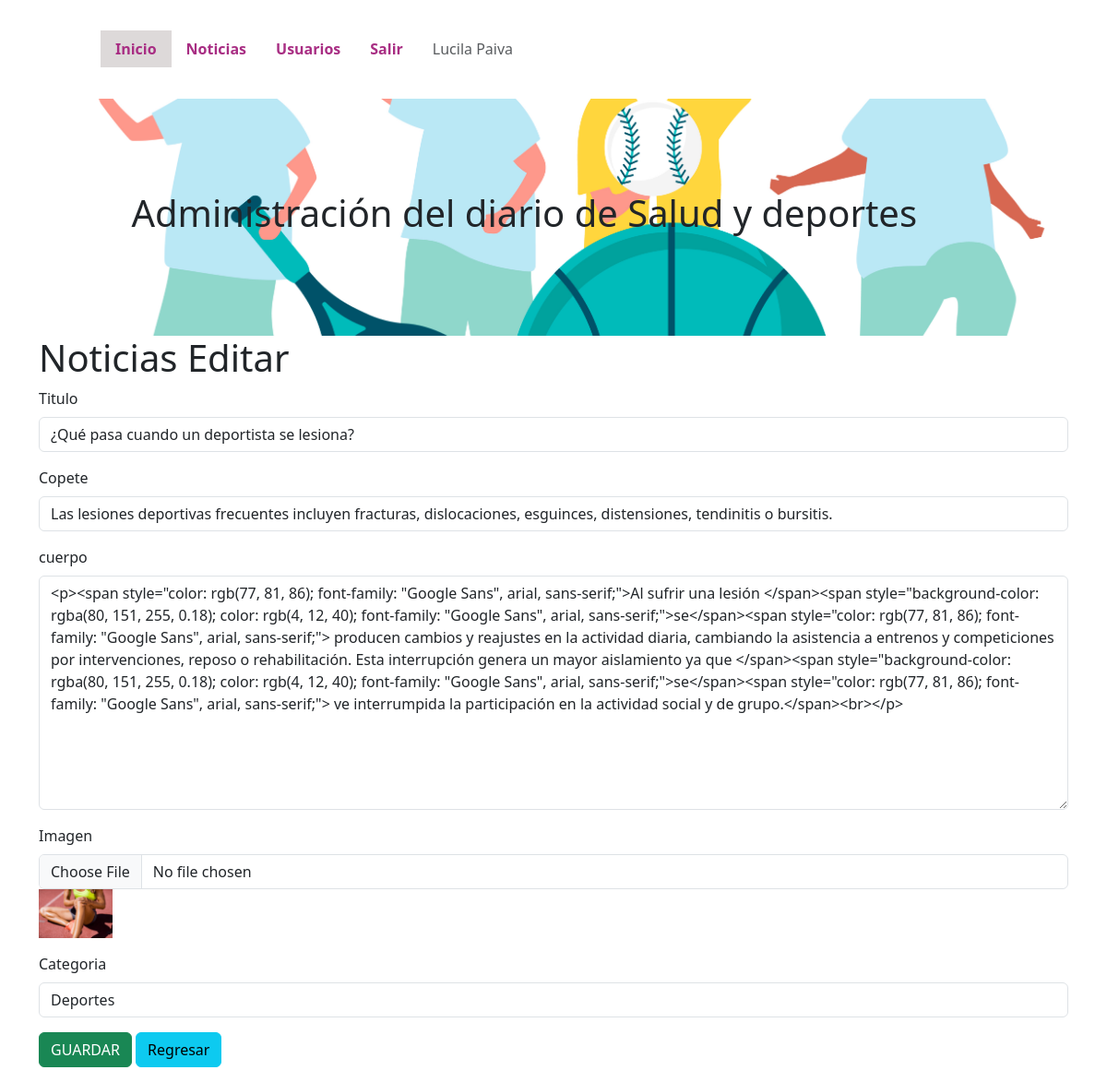
The page /admin/noticias_editar.php?id_noticia=33 (signed in) on the database its author committed.
### tables this page shows
CREATE TABLE `noticias` (
  `id_noticia` int(11) NOT NULL,
  `id_usuario` int(11) NOT NULL,
  `titulo` text NOT NULL,
  `copete` text NOT NULL,
  `cuerpo` text NOT NULL,
  `imagen` varchar(255) NOT NULL,
  `fecha` date NOT NULL,
  `categoria` varchar(30) NOT NULL
);

### admin/noticias_editar.php (the view, shortened to what this page needs)
<?php
extract($_REQUEST);
?>
<!DOCTYPE html>
<html lang="es">
<head>
    <link href="../lib/bootstrap-5.3.2/css/bootstrap.min.css" rel="stylesheet">
    <link href="https://cdn.jsdelivr.net/npm/summernote@0.8.18/dist/summernote.min.css" rel="stylesheet">
</head>
<body>
    <div class="container">
        <?php require("menu.php"); ?>
        <h1>Noticias Editar</h1>
        <?php
        require("conexion.php");
        $conexion = mysqli_connect($server_db, $usuario_db, $password_db)
            or die("No se puede conectar con el servidor");
        mysqli_select_db($conexion, $base_db)
            or die("No se puede seleccionar la base de datos");
        $instruccion="select * from noticias where id_noticia=$id_noticia";
        $consulta=mysqli_query($conexion,$instruccion) or die("no pudo consultar");
        $resultado=mysqli_fetch_array($consulta);
        ?>
        <form action="noticias_editar_guardar.php" method="post" enctype="multipart/form-data">
            <div class="mb-3">
                <label for="titulo" class="form-label">Titulo</label>
                <input type="text" class="form-control" id="titulo" name="titulo" placeholder="titulo" required value="<?php print($resultado['titulo']);?>">
            </div>
            <div class="mb-3">
                <label for="copete" class="form-label">Copete</label>
                <input type="text" class="form-control" id="copete" name="copete" required value="<?php print($resultado['copete']);?>">
            </div>
            <div class="mb-3">
                <label for="cuerpo" class="form-label">cuerpo</label>
                <textarea rows="10" class="form-control" id="cuerpo" name="cuerpo" required><?php print($resultado['cuerpo']);?></textarea>
            </div>
            <div class="mb-3">
                <label for="imagen" class="form-label">Imagen</label>
                <input type="file" class="form-control" id="imagen" name="imagen"></input>
                <img src="imagenes_subidas/<?php print($resultado['imagen']);?>" width="80px">
            </div>
            <div class="mb-3">
                <label for="categoria" class="form-label">Categoria</label>
                <select class="form-control" id="categoria" name="categoria" required>
                    <option value="Deportes" <?php if($resultado['categoria']=="Deportes") print("selected");?>>Deportes</option>
                </select>
            </div>
            <div class="mb-3">
                <input type="submit" class="btn btn-success" id="enviar" name="enviar" value="GUARDAR">
                <a href="noticias.php" class="btn btn-info">Regresar</a>
            </div>
        </form>
    </div>
</body>
</html>

### rows shown on the page
noticias: titulo "¿Qué pasa cuando un deportista se lesiona?", copete "Las lesiones deportivas frecuentes incluyen fracturas, dislocaciones, esguinces, distensiones, tendinitis o bursitis.", cuerpo "<p><span style=\"color: rgb(77, 81, 86); font-family: \"Google Sans\", arial, sans-serif;\">Al sufrir una lesión </span><span style=\"background-color: rgba(80, 151, 255, 0.18); color: rgb(4, 12, 40); font-family: \"Google Sans\", arial, sans-serif;\">se</span><span style=\"color: rgb(77, 81, 86); font-family: \"Google Sans\", arial, sans-serif;\"> producen cambios y reajustes en la actividad diaria, cambiando la asistencia a entrenos y competiciones por intervenciones, reposo o rehabilitación. Esta interrupción genera un mayor aislamiento ya que </span><span style=\"background-color: rgba(80, 151, 255, 0.18); color: rgb(4, 12, 40); font-family: \"Google Sans\", arial, sans-serif;\">se</span><span…", imagen (picture), categoria "Deportes"

### other values the page prints
$_SESSION['nombre'] "Lucila"
$_SESSION['apellido'] "Paiva"
